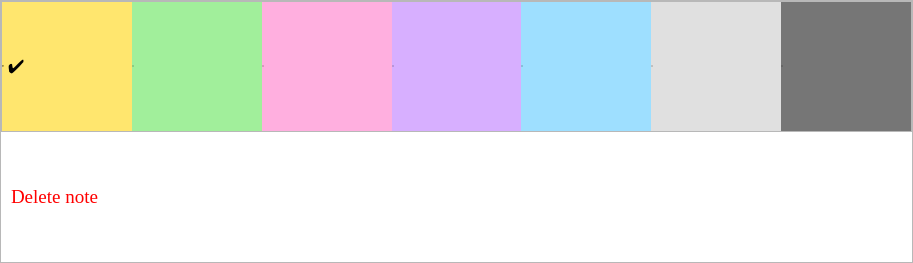
<?xml version="1.0" encoding="UTF-8"?>
<ui version="4.0">
 <class>NoteMenu</class>
 <widget class="QWidget" name="NoteMenu">
  <property name="geometry">
   <rect>
    <x>0</x>
    <y>0</y>
    <width>913</width>
    <height>263</height>
   </rect>
  </property>
  <property name="windowTitle">
   <string>Form</string>
  </property>
  <layout class="QVBoxLayout" name="verticalLayout">
   <property name="spacing">
    <number>0</number>
   </property>
   <property name="leftMargin">
    <number>0</number>
   </property>
   <property name="topMargin">
    <number>0</number>
   </property>
   <property name="rightMargin">
    <number>0</number>
   </property>
   <property name="bottomMargin">
    <number>0</number>
   </property>
   <item>
    <widget class="QFrame" name="frame_outer">
     <property name="font">
      <font>
       <family>Times New Roman</family>
       <pointsize>14</pointsize>
      </font>
     </property>
     <property name="frameShape">
      <enum>QFrame::StyledPanel</enum>
     </property>
     <property name="frameShadow">
      <enum>QFrame::Raised</enum>
     </property>
     <layout class="QVBoxLayout" name="verticalLayout_2">
      <property name="spacing">
       <number>0</number>
      </property>
      <property name="leftMargin">
       <number>0</number>
      </property>
      <property name="topMargin">
       <number>0</number>
      </property>
      <property name="rightMargin">
       <number>0</number>
      </property>
      <property name="bottomMargin">
       <number>0</number>
      </property>
      <item>
       <widget class="QFrame" name="frame">
        <property name="font">
         <font>
          <family>Times New Roman</family>
          <pointsize>14</pointsize>
         </font>
        </property>
        <property name="frameShape">
         <enum>QFrame::StyledPanel</enum>
        </property>
        <property name="frameShadow">
         <enum>QFrame::Raised</enum>
        </property>
        <layout class="QHBoxLayout" name="horizontalLayout">
         <property name="spacing">
          <number>0</number>
         </property>
         <property name="leftMargin">
          <number>0</number>
         </property>
         <property name="topMargin">
          <number>0</number>
         </property>
         <property name="rightMargin">
          <number>0</number>
         </property>
         <property name="bottomMargin">
          <number>0</number>
         </property>
         <item>
          <widget class="QRadioButton" name="radioButton_1">
           <property name="sizePolicy">
            <sizepolicy hsizetype="Minimum" vsizetype="Preferred">
             <horstretch>0</horstretch>
             <verstretch>0</verstretch>
            </sizepolicy>
           </property>
           <property name="font">
            <font>
             <family>Times New Roman</family>
             <pointsize>14</pointsize>
            </font>
           </property>
           <property name="styleSheet">
            <string notr="true">QRadioButton{
background-color: rgb(255, 230, 110);
text-align: center;
}
QRadioButton::indicator{
width: 0px;
hight: 0px
}</string>
           </property>
           <property name="text">
            <string>✔</string>
           </property>
           <property name="checked">
            <bool>true</bool>
           </property>
          </widget>
         </item>
         <item>
          <widget class="QRadioButton" name="radioButton_2">
           <property name="sizePolicy">
            <sizepolicy hsizetype="Minimum" vsizetype="Preferred">
             <horstretch>0</horstretch>
             <verstretch>0</verstretch>
            </sizepolicy>
           </property>
           <property name="font">
            <font>
             <family>Times New Roman</family>
             <pointsize>14</pointsize>
            </font>
           </property>
           <property name="styleSheet">
            <string notr="true">QRadioButton{
background-color: rgb(161, 239, 155);
}
QRadioButton::indicator{
width: 0px;
hight: 0px
}</string>
           </property>
           <property name="text">
            <string/>
           </property>
           <property name="checked">
            <bool>false</bool>
           </property>
          </widget>
         </item>
         <item>
          <widget class="QRadioButton" name="radioButton_3">
           <property name="sizePolicy">
            <sizepolicy hsizetype="Minimum" vsizetype="Preferred">
             <horstretch>0</horstretch>
             <verstretch>0</verstretch>
            </sizepolicy>
           </property>
           <property name="font">
            <font>
             <family>Times New Roman</family>
             <pointsize>14</pointsize>
            </font>
           </property>
           <property name="styleSheet">
            <string notr="true">QRadioButton{
background-color: rgb(255, 175, 223);
}
QRadioButton::indicator{
width: 0px;
hight: 0px
}</string>
           </property>
           <property name="text">
            <string/>
           </property>
           <property name="checked">
            <bool>false</bool>
           </property>
          </widget>
         </item>
         <item>
          <widget class="QRadioButton" name="radioButton_4">
           <property name="sizePolicy">
            <sizepolicy hsizetype="Minimum" vsizetype="Preferred">
             <horstretch>0</horstretch>
             <verstretch>0</verstretch>
            </sizepolicy>
           </property>
           <property name="font">
            <font>
             <family>Times New Roman</family>
             <pointsize>14</pointsize>
            </font>
           </property>
           <property name="styleSheet">
            <string notr="true">QRadioButton{
background-color: rgb(215, 175, 255);
}
QRadioButton::indicator{
width: 0px;
hight: 0px
}</string>
           </property>
           <property name="text">
            <string/>
           </property>
           <property name="checked">
            <bool>false</bool>
           </property>
          </widget>
         </item>
         <item>
          <widget class="QRadioButton" name="radioButton_5">
           <property name="sizePolicy">
            <sizepolicy hsizetype="Minimum" vsizetype="Preferred">
             <horstretch>0</horstretch>
             <verstretch>0</verstretch>
            </sizepolicy>
           </property>
           <property name="font">
            <font>
             <family>Times New Roman</family>
             <pointsize>14</pointsize>
            </font>
           </property>
           <property name="styleSheet">
            <string notr="true">QRadioButton{
background-color: rgb(158, 223, 255);
}
QRadioButton::indicator{
width: 0px;
hight: 0px
}</string>
           </property>
           <property name="text">
            <string/>
           </property>
           <property name="checked">
            <bool>false</bool>
           </property>
          </widget>
         </item>
         <item>
          <widget class="QRadioButton" name="radioButton_6">
           <property name="sizePolicy">
            <sizepolicy hsizetype="Minimum" vsizetype="Preferred">
             <horstretch>0</horstretch>
             <verstretch>0</verstretch>
            </sizepolicy>
           </property>
           <property name="font">
            <font>
             <family>Times New Roman</family>
             <pointsize>14</pointsize>
            </font>
           </property>
           <property name="styleSheet">
            <string notr="true">QRadioButton{
background-color: rgb(224, 224, 224);
}
QRadioButton::indicator{
width: 0px;
hight: 0px
}</string>
           </property>
           <property name="text">
            <string/>
           </property>
           <property name="checked">
            <bool>false</bool>
           </property>
          </widget>
         </item>
         <item>
          <widget class="QRadioButton" name="radioButton_7">
           <property name="sizePolicy">
            <sizepolicy hsizetype="Minimum" vsizetype="Preferred">
             <horstretch>0</horstretch>
             <verstretch>0</verstretch>
            </sizepolicy>
           </property>
           <property name="font">
            <font>
             <family>Times New Roman</family>
             <pointsize>14</pointsize>
            </font>
           </property>
           <property name="styleSheet">
            <string notr="true">QRadioButton{
background-color: rgb(118, 118, 118);
}
QRadioButton::indicator{
width: 0px;
hight: 0px
}</string>
           </property>
           <property name="text">
            <string/>
           </property>
           <property name="checked">
            <bool>false</bool>
           </property>
          </widget>
         </item>
        </layout>
       </widget>
      </item>
      <item>
       <widget class="QPushButton" name="pushButton_delete">
        <property name="sizePolicy">
         <sizepolicy hsizetype="Minimum" vsizetype="Preferred">
          <horstretch>0</horstretch>
          <verstretch>0</verstretch>
         </sizepolicy>
        </property>
        <property name="font">
         <font>
          <family>Times New Roman</family>
          <pointsize>14</pointsize>
         </font>
        </property>
        <property name="styleSheet">
         <string notr="true">QPushButton{
border:none;
color: rgb(255, 0, 0);
background-color:white;
text-align:left;
padding-left:10px
}
QPushButton:hover{
background-color: rgb(237, 237, 237);
}</string>
        </property>
        <property name="text">
         <string>Delete note</string>
        </property>
        <property name="icon">
         <iconset resource="../images.qrc">
          <normaloff>:/resources/trash-2_red.svg</normaloff>:/resources/trash-2_red.svg</iconset>
        </property>
       </widget>
      </item>
     </layout>
    </widget>
   </item>
  </layout>
 </widget>
 <resources>
  <include location="../images.qrc"/>
 </resources>
 <connections/>
</ui>
